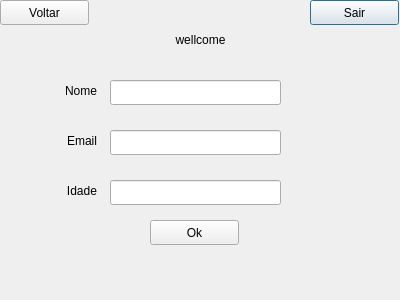
<?xml version="1.0" encoding="UTF-8"?>
<ui version="4.0">
 <class>PerfilWindow</class>
 <widget class="QDialog" name="PerfilWindow">
  <property name="geometry">
   <rect>
    <x>0</x>
    <y>0</y>
    <width>400</width>
    <height>300</height>
   </rect>
  </property>
  <property name="maximumSize">
   <size>
    <width>400</width>
    <height>300</height>
   </size>
  </property>
  <property name="windowTitle">
   <string>Dialog</string>
  </property>
  <widget class="QPushButton" name="pushButtonSair">
   <property name="geometry">
    <rect>
     <x>310</x>
     <y>0</y>
     <width>89</width>
     <height>25</height>
    </rect>
   </property>
   <property name="text">
    <string>Sair</string>
   </property>
  </widget>
  <widget class="QPushButton" name="pushButtonVoltar">
   <property name="geometry">
    <rect>
     <x>0</x>
     <y>0</y>
     <width>89</width>
     <height>25</height>
    </rect>
   </property>
   <property name="text">
    <string>Voltar</string>
   </property>
  </widget>
  <widget class="QLabel" name="labelOla">
   <property name="geometry">
    <rect>
     <x>100</x>
     <y>30</y>
     <width>201</width>
     <height>20</height>
    </rect>
   </property>
   <property name="sizeIncrement">
    <size>
     <width>20</width>
     <height>0</height>
    </size>
   </property>
   <property name="locale">
    <locale language="Portuguese" country="Brazil"/>
   </property>
   <property name="text">
    <string>wellcome</string>
   </property>
   <property name="alignment">
    <set>Qt::AlignCenter</set>
   </property>
  </widget>
  <widget class="QLabel" name="labelNome">
   <property name="geometry">
    <rect>
     <x>30</x>
     <y>80</y>
     <width>67</width>
     <height>21</height>
    </rect>
   </property>
   <property name="text">
    <string>Nome</string>
   </property>
   <property name="alignment">
    <set>Qt::AlignRight|Qt::AlignTrailing|Qt::AlignVCenter</set>
   </property>
  </widget>
  <widget class="QLineEdit" name="lineEditNome">
   <property name="geometry">
    <rect>
     <x>110</x>
     <y>80</y>
     <width>171</width>
     <height>25</height>
    </rect>
   </property>
  </widget>
  <widget class="QLabel" name="labelEmail">
   <property name="geometry">
    <rect>
     <x>30</x>
     <y>130</y>
     <width>67</width>
     <height>21</height>
    </rect>
   </property>
   <property name="text">
    <string>Email</string>
   </property>
   <property name="alignment">
    <set>Qt::AlignRight|Qt::AlignTrailing|Qt::AlignVCenter</set>
   </property>
  </widget>
  <widget class="QLineEdit" name="lineEditEmail">
   <property name="geometry">
    <rect>
     <x>110</x>
     <y>130</y>
     <width>171</width>
     <height>25</height>
    </rect>
   </property>
  </widget>
  <widget class="QLabel" name="labelIdade">
   <property name="geometry">
    <rect>
     <x>30</x>
     <y>180</y>
     <width>67</width>
     <height>21</height>
    </rect>
   </property>
   <property name="text">
    <string>Idade</string>
   </property>
   <property name="alignment">
    <set>Qt::AlignRight|Qt::AlignTrailing|Qt::AlignVCenter</set>
   </property>
  </widget>
  <widget class="QLineEdit" name="lineEditIdade">
   <property name="geometry">
    <rect>
     <x>110</x>
     <y>180</y>
     <width>171</width>
     <height>25</height>
    </rect>
   </property>
   <property name="inputMethodHints">
    <set>Qt::ImhDigitsOnly|Qt::ImhPreferNumbers</set>
   </property>
  </widget>
  <widget class="QPushButton" name="pushButtonOk">
   <property name="geometry">
    <rect>
     <x>150</x>
     <y>220</y>
     <width>89</width>
     <height>25</height>
    </rect>
   </property>
   <property name="text">
    <string>Ok</string>
   </property>
  </widget>
 </widget>
 <resources/>
 <connections/>
</ui>
